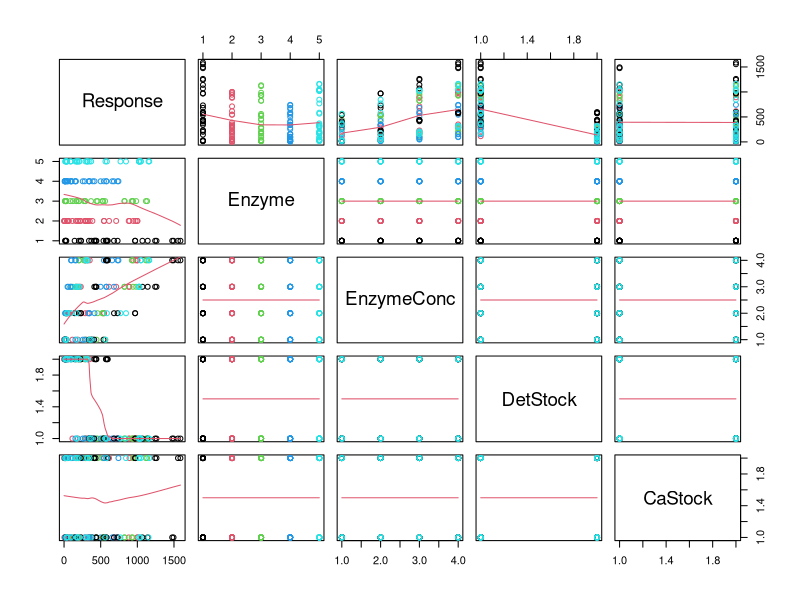

Generate this figure with R:
# HI FRIENDS! 

#Load data as SPRdata:
SPRdata <- read.csv("SPR.txt", header = TRUE, sep = "\t", dec = ".")
#Get rid of cycle and date - IS THIS CORRECT, I DONT KNOW????
SPRdata <- subset(SPRdata, select = c("Response", "Enzyme", "EnzymeConc", "DetStock", "CaStock"))
#Factor the relevant variables:
SPRdata$Enzyme <- as.factor(SPRdata$Enzyme)
SPRdata$EnzymeConc <- as.factor(SPRdata$EnzymeConc)
SPRdata$DetStock <- as.factor(SPRdata$DetStock)
SPRdata$CaStock <- as.factor(SPRdata$CaStock)
#Inspect data:
str(SPRdata)
summary(SPRdata)
pairs(SPRdata, panel = panel.smooth, col = SPRdata$Enzyme)
